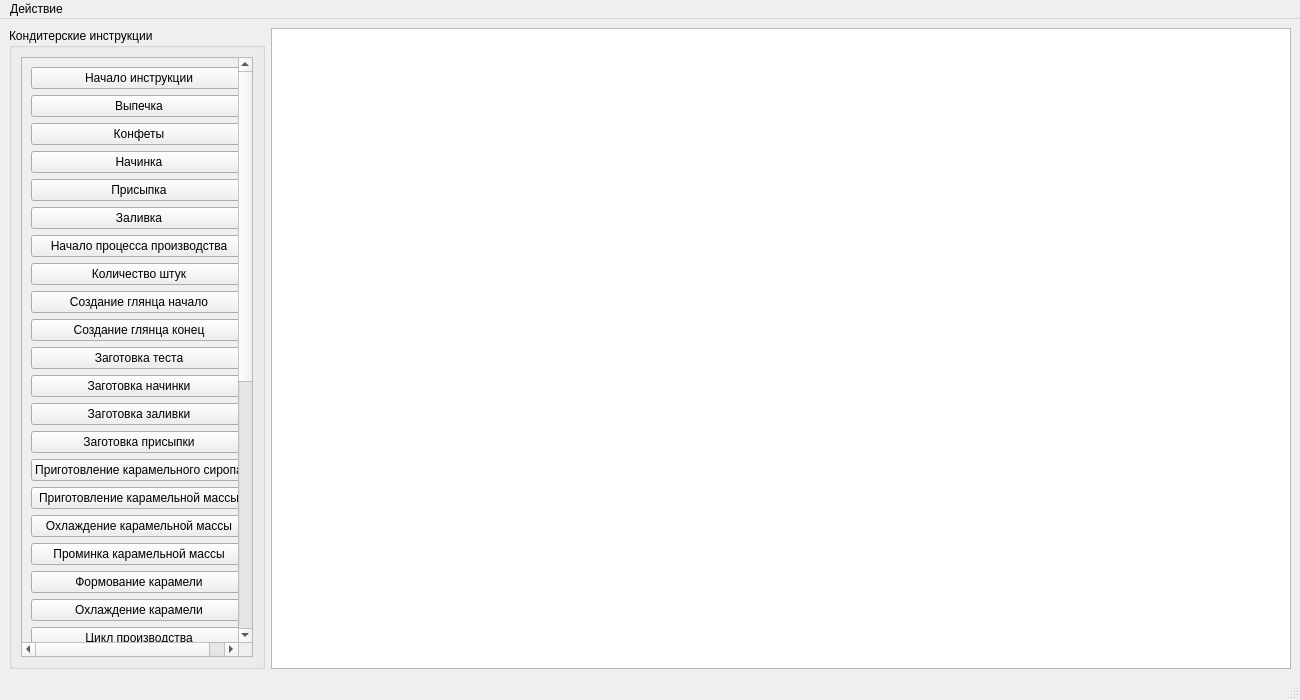
<?xml version="1.0" encoding="UTF-8"?>
<ui version="4.0">
 <class>MainWindow</class>
 <widget class="QMainWindow" name="MainWindow">
  <property name="enabled">
   <bool>true</bool>
  </property>
  <property name="geometry">
   <rect>
    <x>0</x>
    <y>0</y>
    <width>1300</width>
    <height>700</height>
   </rect>
  </property>
  <property name="windowTitle">
   <string>MainWindow</string>
  </property>
  <property name="autoFillBackground">
   <bool>false</bool>
  </property>
  <widget class="QWidget" name="centralwidget">
   <layout class="QHBoxLayout" name="horizontalLayout">
    <item>
     <widget class="QGroupBox" name="pustryInstructions">
      <property name="minimumSize">
       <size>
        <width>256</width>
        <height>469</height>
       </size>
      </property>
      <property name="maximumSize">
       <size>
        <width>256</width>
        <height>16777215</height>
       </size>
      </property>
      <property name="acceptDrops">
       <bool>false</bool>
      </property>
      <property name="autoFillBackground">
       <bool>false</bool>
      </property>
      <property name="title">
       <string>Кондитерские инструкции</string>
      </property>
      <layout class="QVBoxLayout" name="verticalLayout">
       <item>
        <widget class="QScrollArea" name="scrollArea">
         <property name="widgetResizable">
          <bool>true</bool>
         </property>
         <widget class="QWidget" name="scrollAreaWidgetContents">
          <property name="geometry">
           <rect>
            <x>0</x>
            <y>0</y>
            <width>251</width>
            <height>1310</height>
           </rect>
          </property>
          <layout class="QVBoxLayout" name="verticalLayout_2">
           <item>
            <widget class="QPushButton" name="beginInstractionBtn">
             <property name="text">
              <string>Начало инструкции</string>
             </property>
            </widget>
           </item>
           <item>
            <widget class="QPushButton" name="bakingBtn">
             <property name="text">
              <string>Выпечка</string>
             </property>
            </widget>
           </item>
           <item>
            <widget class="QPushButton" name="sweetsBtn">
             <property name="text">
              <string>Конфеты</string>
             </property>
            </widget>
           </item>
           <item>
            <widget class="QPushButton" name="stuffingBtn">
             <property name="text">
              <string>Начинка</string>
             </property>
            </widget>
           </item>
           <item>
            <widget class="QPushButton" name="powderBtn">
             <property name="text">
              <string>Присыпка</string>
             </property>
            </widget>
           </item>
           <item>
            <widget class="QPushButton" name="glazeBtn">
             <property name="text">
              <string>Заливка</string>
             </property>
            </widget>
           </item>
           <item>
            <widget class="QPushButton" name="startProductionBtn">
             <property name="text">
              <string>Начало процесса производства</string>
             </property>
            </widget>
           </item>
           <item>
            <widget class="QPushButton" name="amountBtn">
             <property name="text">
              <string>Количество штук</string>
             </property>
            </widget>
           </item>
           <item>
            <widget class="QPushButton" name="glossCreationBtn">
             <property name="text">
              <string>Создание глянца начало</string>
             </property>
            </widget>
           </item>
           <item>
            <widget class="QPushButton" name="glossCreationEndBtn">
             <property name="text">
              <string>Создание глянца конец</string>
             </property>
            </widget>
           </item>
           <item>
            <widget class="QPushButton" name="doughPreparationBtn">
             <property name="text">
              <string>Заготовка теста</string>
             </property>
            </widget>
           </item>
           <item>
            <widget class="QPushButton" name="fillingPreparationBtn">
             <property name="text">
              <string>Заготовка начинки</string>
             </property>
            </widget>
           </item>
           <item>
            <widget class="QPushButton" name="icingPreparationBtn">
             <property name="text">
              <string>Заготовка заливки</string>
             </property>
            </widget>
           </item>
           <item>
            <widget class="QPushButton" name="powderPreparationBtn">
             <property name="text">
              <string>Заготовка присыпки</string>
             </property>
            </widget>
           </item>
           <item>
            <widget class="QPushButton" name="makingCaramelSyrupBtn">
             <property name="text">
              <string>Приготовление карамельного сиропа</string>
             </property>
            </widget>
           </item>
           <item>
            <widget class="QPushButton" name="preparationCaramelMassBtn">
             <property name="text">
              <string>Приготовление карамельной массы</string>
             </property>
            </widget>
           </item>
           <item>
            <widget class="QPushButton" name="coolingCaramelMassBtn">
             <property name="text">
              <string>Охлаждение карамельной массы</string>
             </property>
            </widget>
           </item>
           <item>
            <widget class="QPushButton" name="promCaramelMassBtn">
             <property name="text">
              <string>Проминка карамельной массы</string>
             </property>
            </widget>
           </item>
           <item>
            <widget class="QPushButton" name="shapingCaramelBtn">
             <property name="text">
              <string>Формование карамели</string>
             </property>
            </widget>
           </item>
           <item>
            <widget class="QPushButton" name="coolingCaramelBtn">
             <property name="text">
              <string>Охлаждение карамели</string>
             </property>
            </widget>
           </item>
           <item>
            <widget class="QPushButton" name="productionCycleBtn">
             <property name="text">
              <string>Цикл производства</string>
             </property>
            </widget>
           </item>
           <item>
            <widget class="QPushButton" name="doughDivisionBtn">
             <property name="text">
              <string>Деление теста на куски</string>
             </property>
            </widget>
           </item>
           <item>
            <widget class="QPushButton" name="putDoughMoldBtn">
             <property name="acceptDrops">
              <bool>false</bool>
             </property>
             <property name="text">
              <string>Выложить тесто в форму</string>
             </property>
            </widget>
           </item>
           <item>
            <widget class="QPushButton" name="sendDoughOvenBtn">
             <property name="text">
              <string>Отправить тесто в печь</string>
             </property>
            </widget>
           </item>
           <item>
            <widget class="QPushButton" name="takeDoughOvenBtn">
             <property name="text">
              <string>Достать тесто из печи</string>
             </property>
            </widget>
           </item>
           <item>
            <widget class="QPushButton" name="pourStaffingBtn">
             <property name="text">
              <string>Залить начинку в готовое тесто</string>
             </property>
            </widget>
           </item>
           <item>
            <widget class="QPushButton" name="drizzleGlazeDoughBtn">
             <property name="text">
              <string>Полить готовое тесто глазурью</string>
             </property>
            </widget>
           </item>
           <item>
            <widget class="QPushButton" name="formationSolidFillingBtn">
             <property name="text">
              <string>Формирование твердой начинки</string>
             </property>
            </widget>
           </item>
           <item>
            <widget class="QPushButton" name="fillFrostingBtn">
             <property name="text">
              <string>Залить глазурью твердую начинку</string>
             </property>
            </widget>
           </item>
           <item>
            <widget class="QPushButton" name="glossyCaramelBtn">
             <property name="text">
              <string>Глянцевание карамели</string>
             </property>
            </widget>
           </item>
           <item>
            <widget class="QPushButton" name="sprinkleProductBtn">
             <property name="text">
              <string>Присыпать изделие</string>
             </property>
            </widget>
           </item>
           <item>
            <widget class="QPushButton" name="packProductBtn">
             <property name="text">
              <string>Упаковать изделие</string>
             </property>
            </widget>
           </item>
           <item>
            <widget class="QPushButton" name="productMarkingBtn">
             <property name="text">
              <string>Маркировка изделия</string>
             </property>
            </widget>
           </item>
           <item>
            <widget class="QPushButton" name="sendingStorageBtn">
             <property name="text">
              <string>Отправка изделия на хранение</string>
             </property>
            </widget>
           </item>
           <item>
            <widget class="QPushButton" name="endProductionCycleBtn">
             <property name="text">
              <string>Конец цикла производства</string>
             </property>
            </widget>
           </item>
           <item>
            <widget class="QPushButton" name="endProductionBtn">
             <property name="text">
              <string>Конец процесса производства</string>
             </property>
            </widget>
           </item>
           <item>
            <widget class="QPushButton" name="endInstractionBtn">
             <property name="text">
              <string>Конец инструкции</string>
             </property>
            </widget>
           </item>
          </layout>
         </widget>
        </widget>
       </item>
      </layout>
     </widget>
    </item>
    <item>
     <widget class="QListWidget" name="confectioneryFieldList">
      <property name="minimumSize">
       <size>
        <width>596</width>
        <height>469</height>
       </size>
      </property>
      <property name="autoFillBackground">
       <bool>false</bool>
      </property>
      <property name="isWrapping" stdset="0">
       <bool>false</bool>
      </property>
     </widget>
    </item>
   </layout>
  </widget>
  <widget class="QMenuBar" name="menubar">
   <property name="enabled">
    <bool>true</bool>
   </property>
   <property name="geometry">
    <rect>
     <x>0</x>
     <y>0</y>
     <width>1300</width>
     <height>26</height>
    </rect>
   </property>
   <widget class="QMenu" name="actionsMenu">
    <property name="title">
     <string>Действие</string>
    </property>
    <addaction name="runInstrMenu"/>
    <addaction name="deleteAllMenu"/>
   </widget>
   <addaction name="actionsMenu"/>
  </widget>
  <widget class="QStatusBar" name="statusbar">
   <property name="enabled">
    <bool>true</bool>
   </property>
   <property name="sizeGripEnabled">
    <bool>true</bool>
   </property>
  </widget>
  <action name="runInstrMenu">
   <property name="text">
    <string>Выполнить</string>
   </property>
  </action>
  <action name="deleteInstrMenu">
   <property name="text">
    <string>Удалить</string>
   </property>
  </action>
  <action name="infMenu">
   <property name="text">
    <string>Посмотреть информацию</string>
   </property>
  </action>
  <action name="deleteAllMenu">
   <property name="text">
    <string>Удалить всё</string>
   </property>
  </action>
 </widget>
 <resources/>
 <connections/>
</ui>
